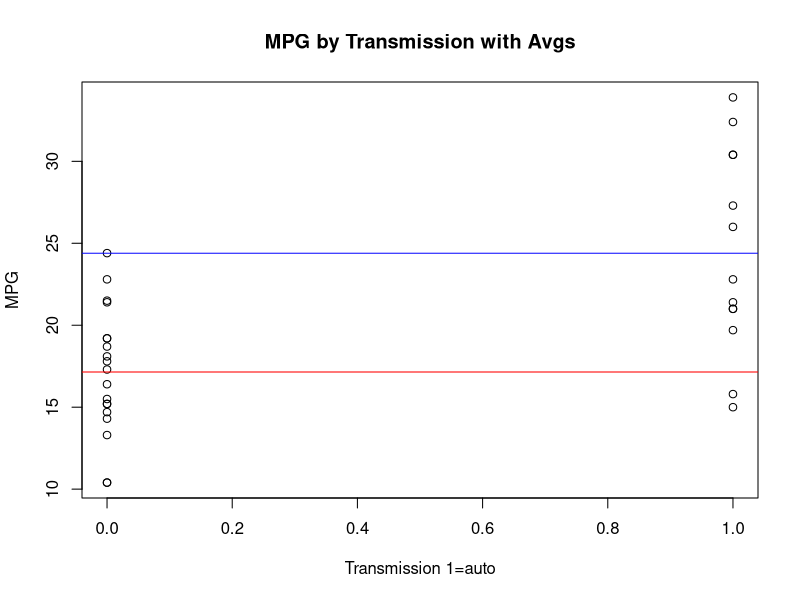
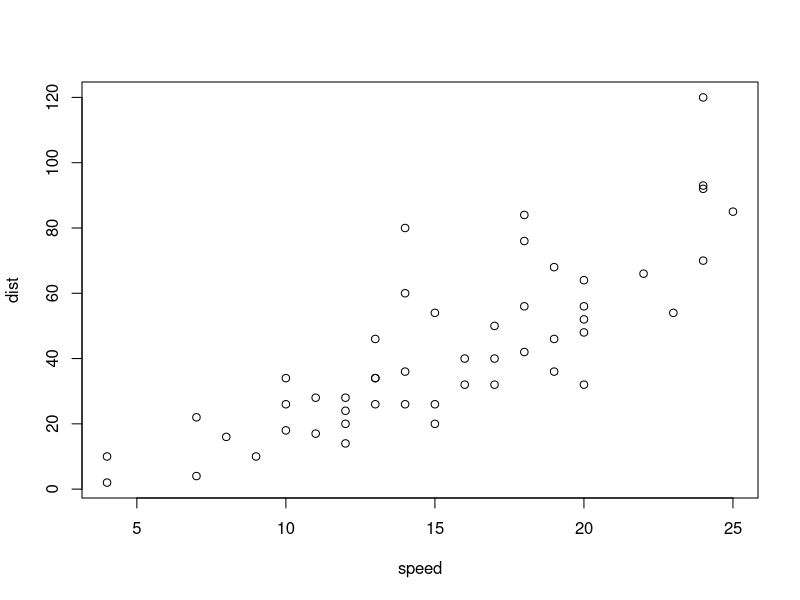

Here is the R script that generated these plots, in order:
## ---- chunk 1
str(mtcars)
## ---- chunk 2
a <- summary(mtcars$mpg)
b <- nrow(mtcars)
man <- sum(mtcars$am)
auto <- b-man
## ---- chunk 3
plot(mtcars$am,mtcars$mpg, ylab = "MPG", xlab = "Transmission 1=auto", main = "MPG by Transmission with Avgs")
  abline(h=mean(subset(mtcars, am == 0)$mpg),col = 'red')
  abline(h=mean(subset(mtcars, am == 1)$mpg),col = 'blue')
## ---- chunk 4
##mdl <- glm(mpg ~ am,binomial,mtcars)
## ---- chunk 5
plot(cars)
